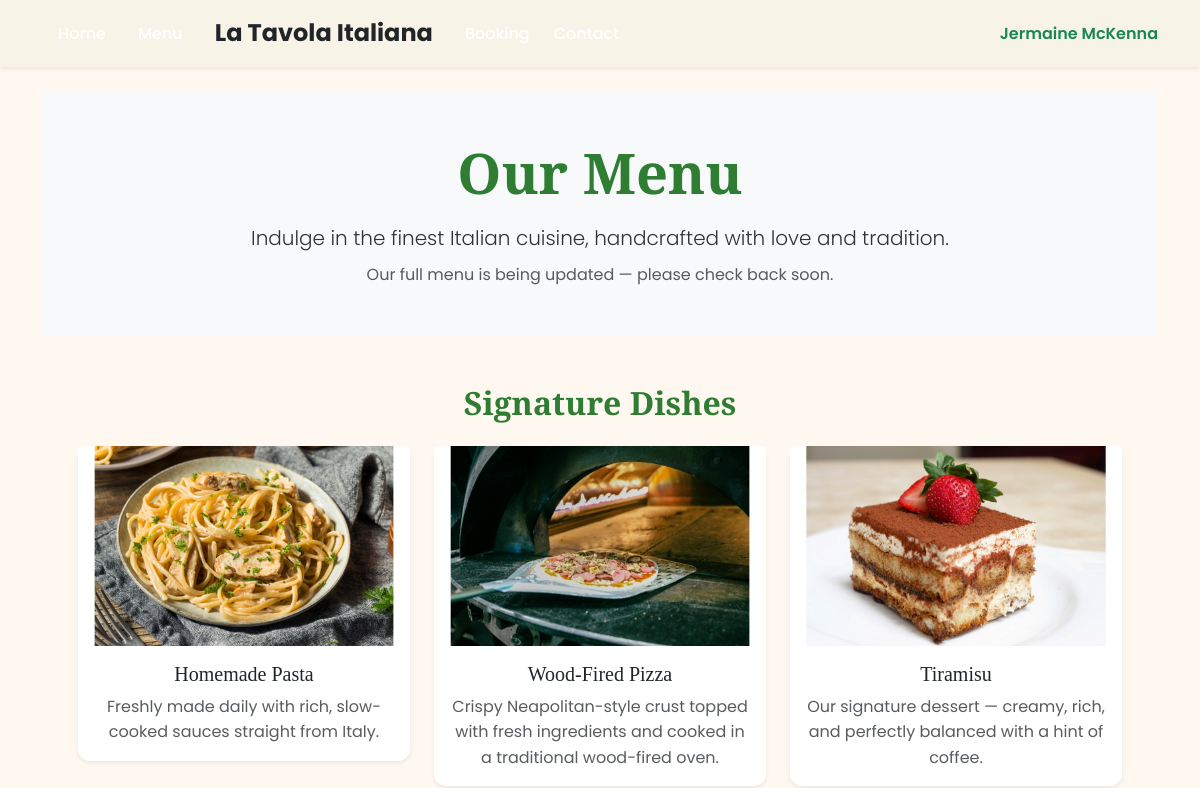
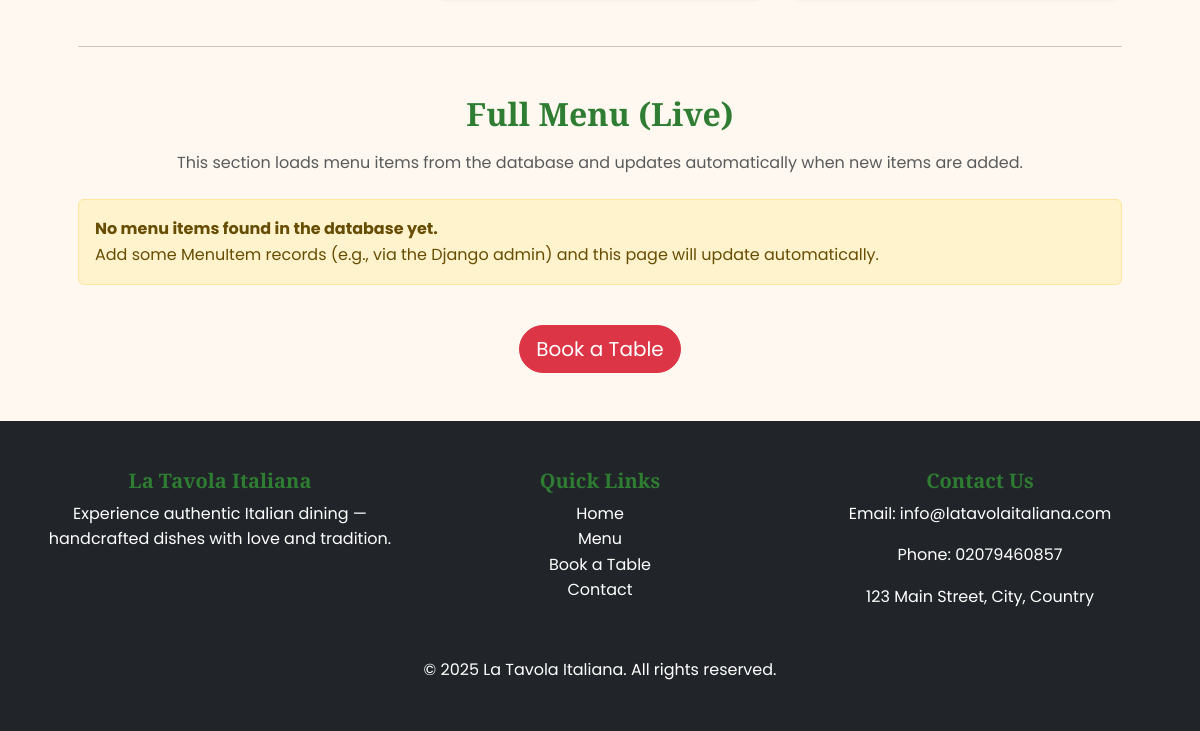
The app's page /menu/, older data (2 pictures, top to bottom).
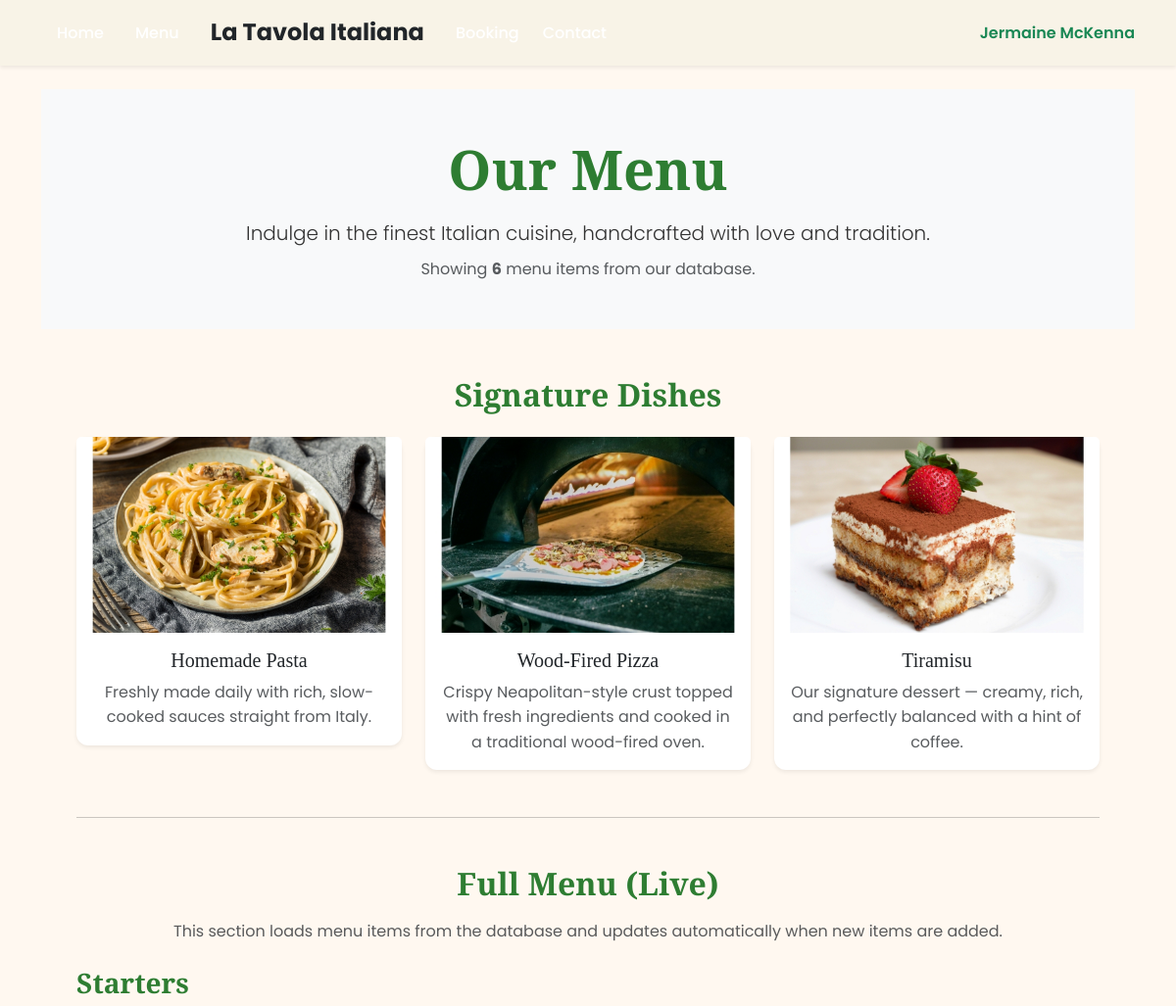
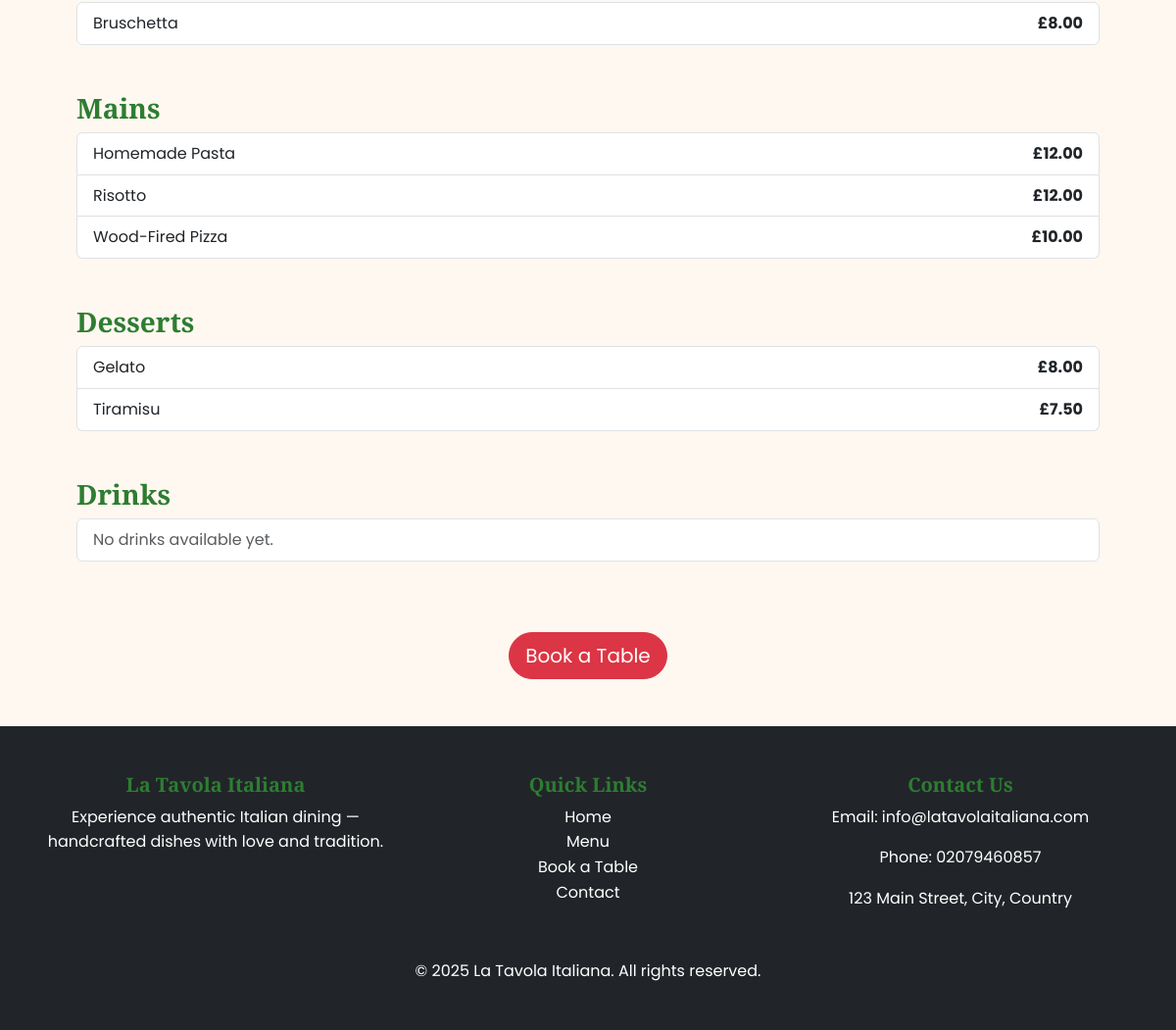
The same page, newer data (2 pictures, top to bottom).
### homepageapp/models.py (models this page shows, shortened)
class MenuItem(models.Model):
    CATEGORY_CHOICES = [
        ("starter", "Starter"),
        ("main", "Main"),
        ("dessert", "Dessert"),
        ("drink", "Drink"),
    ]
    name = models.CharField(max_length=100)
    price = models.DecimalField(max_digits=6, decimal_places=2)
    category = models.CharField(max_length=20, choices=CATEGORY_CHOICES)

### homepageapp/views.py (the view)
# urls.py: path("menu/", views.menu, name="menu"),
def menu(request):
    menu_items = MenuItem.objects.all().order_by("category", "name")
    starters = menu_items.filter(category="starter")
    mains = menu_items.filter(category="main")
    desserts = menu_items.filter(category="dessert")
    drinks = menu_items.filter(category="drink")
    context = {
        "starters": starters,
        "mains": mains,
        "desserts": desserts,
        "drinks": drinks,
        "menu_count": menu_items.count(),
    }
    return render(request, 'homepageapp/menu.html', context)

### homepageapp/templates/homepageapp/menu.html (shortened to what this page needs)
{% extends 'homepageapp/base.html' %}
{% load static %}
{% block content %}
<section class="menu-hero-section text-center py-5 bg-light">
    <div class="container">
        <h1 class="display-4 fw-bold mb-3">Our Menu</h1>
        <p class="lead mb-2">Indulge in the finest Italian cuisine, handcrafted with love and tradition.</p>
        <p class="text-muted mb-0">
            {% if menu_count %}
                Showing <strong>{{ menu_count }}</strong> menu item{{ menu_count|pluralize }} from our database.
            {% else %}
                Our full menu is being updated — please check back soon.
            {% endif %}
        </p>
    </div>
</section>
<section class="menu-preview py-5">
    <div class="container text-center">
        <h2 class="fw-bold mb-4">Signature Dishes</h2>
        <div class="row g-4">
            <div class="col-md-4">
                <div class="card border-0 shadow-sm">
                    <img src="{% static 'homepageapp/images/homemadepasta.jpg' %}" class="card-img-top" alt="Homemade Pasta">
                    <div class="card-body">
                        <h5 class="card-title">Homemade Pasta</h5>
                        <p class="card-text text-muted">Freshly made daily with rich, slow-cooked sauces straight from Italy.</p>
                    </div>
                </div>
            </div>
            <div class="col-md-4">
                <div class="card border-0 shadow-sm">
                    <img src="{% static 'homepageapp/images/woodfiredpizza.jpg' %}" class="card-img-top" alt="Wood-Fired Pizza">
                    <div class="card-body">
                        <h5 class="card-title">Wood-Fired Pizza</h5>
                        <p class="card-text text-muted">Crispy Neapolitan-style crust topped with fresh ingredients and cooked in a traditional wood-fired oven.</p>
                    </div>
                </div>
            </div>
            <div class="col-md-4">
                <div class="card border-0 shadow-sm">
                    <img src="{% static 'homepageapp/images/tiramisu.jpg' %}" class="card-img-top" alt="Tiramisu">
                    <div class="card-body">
                        <h5 class="card-title">Tiramisu</h5>
                        <p class="card-text text-muted">Our signature dessert — creamy, rich, and perfectly balanced with a hint of coffee.</p>
                    </div>
                </div>
            </div>
        </div>
        <hr class="my-5">
        <h2 class="fw-bold mb-3">Full Menu (Live)</h2>
        <p class="text-muted mb-4">
            This section loads menu items from the database and updates automatically when new items are added.
        </p>
        {% if menu_count %}
            <div class="text-start mb-5">
                <h3 class="fw-bold">Starters</h3>
                <div class="list-group">
                    {% for item in starters %}
                        <div class="list-group-item d-flex justify-content-between align-items-center">
                            <span>{{ item.name }}</span>
                            <strong>£{{ item.price }}</strong>
                        </div>
                    {% empty %}
                        <div class="list-group-item text-muted">No starters available yet.</div>
                    {% endfor %}
                </div>
            </div>
            <div class="text-start mb-5">
                <h3 class="fw-bold">Mains</h3>
                <div class="list-group">
                    {% for item in mains %}
                        <div class="list-group-item d-flex justify-content-between align-items-center">
                            <span>{{ item.name }}</span>
                            <strong>£{{ item.price }}</strong>
                        </div>
                    {% empty %}
                        <div class="list-group-item text-muted">No mains available yet.</div>
                    {% endfor %}
                </div>
            </div>
            <div class="text-start mb-5">
                <h3 class="fw-bold">Desserts</h3>
                <div class="list-group">
                    {% for item in desserts %}
                        <div class="list-group-item d-flex justify-content-between align-items-center">
                            <span>{{ item.name }}</span>
                            <strong>£{{ item.price }}</strong>
                        </div>
                    {% empty %}
                        <div class="list-group-item text-muted">No desserts available yet.</div>
                    {% endfor %}
                </div>
            </div>
            <div class="text-start mb-5">
                <h3 class="fw-bold">Drinks</h3>
                <div class="list-group">
                    {% for item in drinks %}
                        <div class="list-group-item d-flex justify-content-between align-items-center">
                            <span>{{ item.name }}</span>
                            <strong>£{{ item.price }}</strong>
                        </div>
                    {% empty %}
                        <div class="list-group-item text-muted">No drinks available yet.</div>
                    {% endfor %}
                </div>
            </div>
        {% else %}
            <div class="alert alert-warning text-start">
                <strong>No menu items found in the database yet.</strong><br>
                Add some MenuItem records (e.g., via the Django admin) and this page will update automatically.
            </div>
        {% endif %}
        <a href="{% url 'booking' %}" class="btn btn-danger btn-lg rounded-pill mt-4">Book a Table</a>
    </div>
</section>
{% endblock %}

### homepageapp/templates/homepageapp/base.html (shortened to what this page needs)
{% load static %}
<!DOCTYPE html>
<html lang="en">
<head>
    <link href="https://cdn.jsdelivr.net/npm/bootstrap@5.3.3/dist/css/bootstrap.min.css" rel="stylesheet">
    <link rel="stylesheet" href="{% static 'homepageapp/css/style.css' %}">
</head>
<body>
    <nav class="navbar navbar-expand-lg navbar-light shadow-sm sticky-top" style="background-color: #f8f3e7;">
        <div class="container justify-content-center">
            <div class="collapse navbar-collapse justify-content-center" id="navbarNav">
                <ul class="navbar-nav align-items-center">
                    <li class="nav-item mx-2">
                        <a class="nav-link active" aria-current="page" href="{% url 'home' %}">Home</a>
                    </li>
                    <li class="nav-item mx-2">
                        <a class="nav-link" href="{% url 'menu' %}">Menu</a>
                    </li>
                    <li class="nav-item mx-3">
                        <span class="navbar-text fw-bold text-dark" style="font-size: 1.5rem;">
                            La Tavola Italiana
                        </span>
                    </li>
                    <li class="nav-item mx-2">
                        <a class="nav-link" href="{% url 'booking' %}">Booking</a>
                    </li>
                    <li class="nav-item">
                     <a class="nav-link" href="{% url 'contact' %}">Contact</a>
                    </li>
                </ul>
                <span class="navbar-text ms-auto fw-semibold text-success">Jermaine McKenna</span>
            </div>
        </div>
    </nav>
    <main class="container mt-4">
        {% block content %}{% endblock %}
    </main>
    <footer class="footer bg-dark text-white py-5">
        <div class="container text-center">
            <div class="row">
                <div class="col-md-4 mb-3">
                    <h5 class="fw-bold">La Tavola Italiana</h5>
                    <p>Experience authentic Italian dining — handcrafted dishes with love and tradition.</p>
                </div>
                <div class="col-md-4 mb-3">
                    <h5 class="fw-bold">Quick Links</h5>
                    <ul class="list-unstyled">
                        <li><a href="{% url 'home' %}" class="text-white text-decoration-none">Home</a></li>
                        <li><a href="{% url 'menu' %}" class="text-white text-decoration-none">Menu</a></li>
                        <li><a href="{% url 'booking' %}" class="text-white text-decoration-none">Book a Table</a></li>
                        <li><a href="{% url 'contact' %}" class="text-white text-decoration-none">Contact</a></li>
                    </ul>
                </div>
                <div class="col-md-4 mb-3">
                    <h5 class="fw-bold">Contact Us</h5>
                    <p>Email: info@latavolaitaliana.com</p>
                    <p>Phone: 02079460857</p>
                    <p>123 Main Street, City, Country</p>
                </div>
            </div>
            <div class="mt-3">
                <p class="mb-0">&copy; 2025 La Tavola Italiana. All rights reserved.</p>
            </div>
        </div>
    </footer>
</body>
</html>

### homepageapp/static/homepageapp/css/style.css (style rules this page uses)
html { scroll-behavior: smooth; }
body { background-color: #fff8f0; color: #333; font-family: 'Poppins', sans-serif; margin: 0; padding: 0; line-height: 1.6; overflow-x: hidden; }
h1, h2, h3, h4, h5, h6 { color: #2e7d32; font-family: 'Playfair Display', serif; }
.navbar { background-color: #2e7d32; padding: 0.8rem 1rem; transition: all 0.3s ease-in-out; }
.navbar-nav .nav-link { color: #fff !important; font-weight: 500; padding: 0.5rem 1rem; transition: all 0.3s ease; }
.menu-preview { background-color: #fff8f0; padding: 4rem 1.5rem; }
.menu-preview .card { border: 0; border-radius: 12px; box-shadow: 0 8px 20px rgba(0,0,0,0.1); transition: transform 0.3s ease, box-shadow 0.3s ease; }
.footer { background: #1a1a1a; color: #fff; font-family: 'Poppins', sans-serif; padding: 3rem 1.5rem; text-align: center; }

Row changes from the older to the newer data that the page shows:
added MenuItem: name "Bruschetta", price "8.00", shown under "Starters"
added MenuItem: name "Homemade Pasta", price "12.00", shown under "Mains"
added MenuItem: name "Risotto", price "12.00", shown under "Mains"
added MenuItem: name "Wood-Fired Pizza", price "10.00", shown under "Mains"
added MenuItem: name "Gelato", price "8.00", shown under "Desserts"
added MenuItem: name "Tiramisu", price "7.50", shown under "Desserts"
Text that changed along with them:
{{ menu_count }}: (not shown) → "6"
text no longer shown: "Our full menu is being updated — please check back soon. No menu items found in the database yet. Add some MenuItem records (e.g., via the Django admin) and this page will update automatically."
text now shown: "Showing menu item from our database. Starters Mains Desserts Drinks No drinks available yet."
